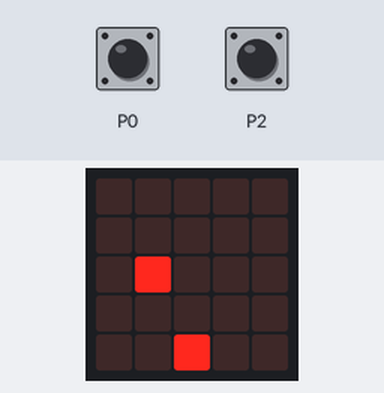
Bench run of a program on a simulated BBC micro:bit (MakeCode). Shown: the board's 5×5 LED display. The inputs (shaded band) are chosen by the test bench. Random numbers come from a fixed seed; the short countdown, score and lost-life animations are approximate; the run ends where the board's game-over animation would start. At 16.3 s the program stops and its outputs stay as they are.

Above: at 1.6 s.
1.7 s: touch pin P2 pressed for 0.15 s
At 2.8 s:
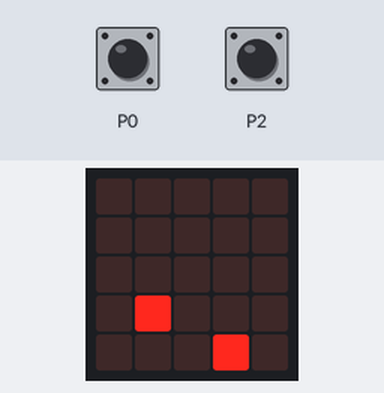
4.8 s: touch pin P0 pressed for 0.15 s
At 5.9 s:
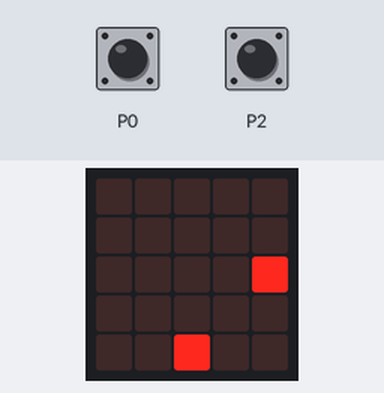
7.9 s: touch pin P0 pressed for 0.15 s
At 8.54 s:
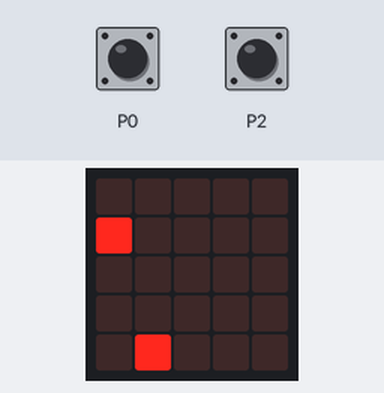
8.6 s: touch pin P2 pressed for 0.15 s
At 9.8 s:
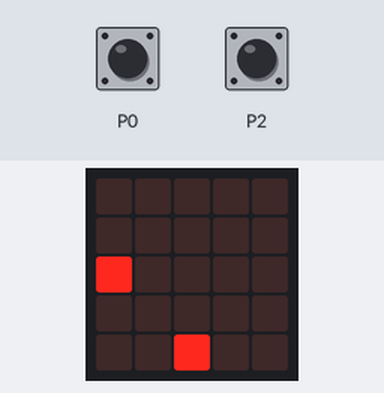
11.7 s: touch pin P2 pressed for 0.15 s
At 12.03 s:
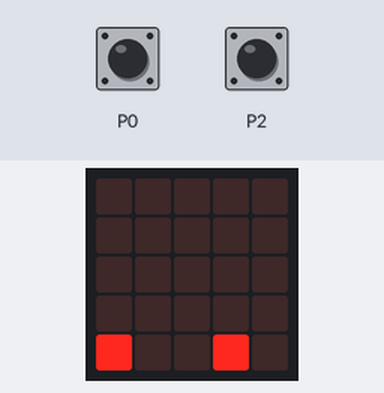
12.4 s: touch pin P0 pressed for 0.15 s
At 16.5 s:
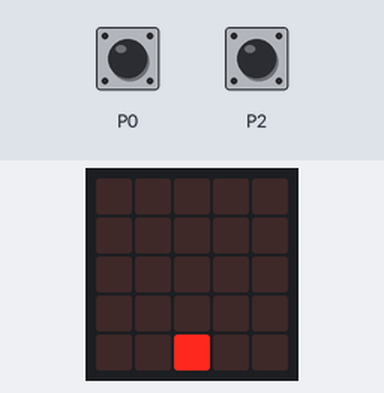
Timing chart, 0 to 17.8 s (numbered marks = the images above; inputs shaded):
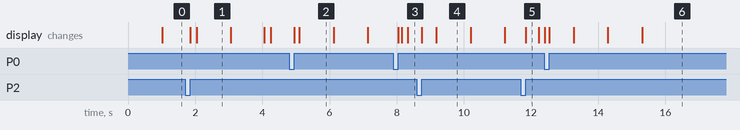

The program:

main.ts
```typescript
input.onPinPressed(TouchPin.P0, function () {
    personaje.move(-1)
})
input.onPinPressed(TouchPin.P2, function () {
    personaje.move(1)
})
let personaje: game.LedSprite = null
game.setScore(0)
personaje = game.createSprite(2, 4)
let enemigo = game.createSprite(randint(0, 4), 0)
basic.forever(function () {
    enemigo.change(LedSpriteProperty.Y, 1)
    basic.pause(1000)
    if (enemigo.isTouching(personaje)) {
        game.gameOver()
    }
    if (enemigo.get(LedSpriteProperty.Y) == 4) {
        enemigo.delete()
        game.addScore(1)
        enemigo = game.createSprite(randint(0, 4), 0)
    }
})
```

test.ts
```typescript
// aquí va el archivo "tests"; esto no se compilará cuando este paquete se utilice como una extensión.
```

Measured:
- what the display in image 1 shows lasts 1.1 s, from 2.0 s to 3.1 s
